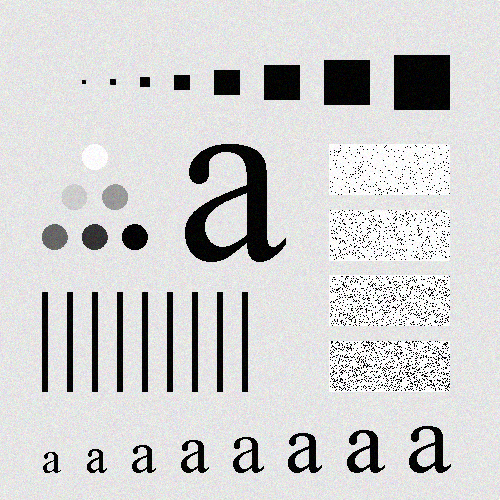
//> input picture Tutorial/Filter_Tutorial_Matlab/Pattern_original_GaussNoise.tif, 500 x 500 px
$ ./Tutorial_Threshold_demo_4_ ../../../Filter_Tutorial_Matlab/Pattern_original_GaussNoise.tif   (built with g++ and OpenCV 4)
//> lines starting //> are read from the running program, lines starting //| are printed output that depends on the picture
/*------------------------------------------------------/
* Image Proccessing with Deep Learning
* OpenCV : Histogram Demo (from OpenCV docs)
* https://docs.opencv.org/3.4/d8/dbc/tutorial_histogram_calculation.html
* Created: 2021-Spring
------------------------------------------------------*/

#include "opencv2/highgui.hpp"
#include "opencv2/imgcodecs.hpp"
#include "opencv2/imgproc.hpp"
#include <iostream>

using namespace std;
using namespace cv;

int main(int argc, char** argv)
{
    //! [Load image]
    CommandLineParser parser(argc, argv, "{@input | C:/Users/sehye/source/repos/Image/testImage/coin.jpg | input image}");
    Mat src = imread(samples::findFile(parser.get<String>("@input")), IMREAD_COLOR);
//> src is the input picture: 500 rows x 500 cols, CV_8UC3; mean B, G, R 207.3, 207.3, 207.3
    if (src.empty())
    {
        return EXIT_FAILURE;
    }
    //! [Load image]

    //! [Separate the image in 3 places ( B, G and R )]
    vector<Mat> bgr_planes;
    split(src, bgr_planes);
    //! [Separate the image in 3 places ( B, G and R )]

    //! [Establish the number of bins]
    int histSize = 256;
    //! [Establish the number of bins]

    //! [Set the ranges ( for B,G,R) )]
    float range[] = { 0, 256 }; //the upper boundary is exclusive
    const float* histRange = { range };
    //! [Set the ranges ( for B,G,R) )]

    //! [Set histogram param]
    bool uniform = true, accumulate = false;
    //! [Set histogram param]

    //! [Compute the histograms]
    Mat b_hist, g_hist, r_hist;
    calcHist(&bgr_planes[0], 1, 0, Mat(), b_hist, 1, &histSize, &histRange, uniform, accumulate);
//> b_hist = 256 values, max 30908 at index 226, min 0 at index 1, mean 976.6
    calcHist(&bgr_planes[1], 1, 0, Mat(), g_hist, 1, &histSize, &histRange, uniform, accumulate);
//> g_hist = 256 values, max 30777 at index 226, min 0 at index 1, mean 976.6
    calcHist(&bgr_planes[2], 1, 0, Mat(), r_hist, 1, &histSize, &histRange, uniform, accumulate);
//> r_hist = 256 values, max 30516 at index 226, min 0 at index 1, mean 976.6
    //! [Compute the histograms]

    //! [Draw the histograms for B, G and R]
    int hist_w = 512, hist_h = 400;
    int bin_w = cvRound((double)hist_w / histSize);

    Mat histImage(hist_h, hist_w, CV_8UC3, Scalar(0, 0, 0));
    //! [Draw the histograms for B, G and R]

    //! [Normalize the result to ( 0, histImage.rows )]
    normalize(b_hist, b_hist, 0, histImage.rows, NORM_MINMAX, -1, Mat());
//> b_hist = 256 values, max 400 at index 226, min 0 at index 1, mean 12.64
    normalize(g_hist, g_hist, 0, histImage.rows, NORM_MINMAX, -1, Mat());
//> g_hist = 256 values, max 400 at index 226, min 0 at index 1, mean 12.69
    normalize(r_hist, r_hist, 0, histImage.rows, NORM_MINMAX, -1, Mat());
//> r_hist = 256 values, max 400 at index 226, min 0 at index 1, mean 12.8
    //! [Normalize the result to ( 0, histImage.rows )]

    //! [Draw for each channel]
    for (int i = 1; i < histSize; i++)
    {
        line(histImage, Point(bin_w * (i - 1), hist_h - cvRound(b_hist.at<float>(i - 1))),
            Point(bin_w * (i), hist_h - cvRound(b_hist.at<float>(i))),
            Scalar(255, 0, 0), 2, 8, 0);
        line(histImage, Point(bin_w * (i - 1), hist_h - cvRound(g_hist.at<float>(i - 1))),
            Point(bin_w * (i), hist_h - cvRound(g_hist.at<float>(i))),
            Scalar(0, 255, 0), 2, 8, 0);
        line(histImage, Point(bin_w * (i - 1), hist_h - cvRound(r_hist.at<float>(i - 1))),
            Point(bin_w * (i), hist_h - cvRound(r_hist.at<float>(i))),
            Scalar(0, 0, 255), 2, 8, 0);
    }
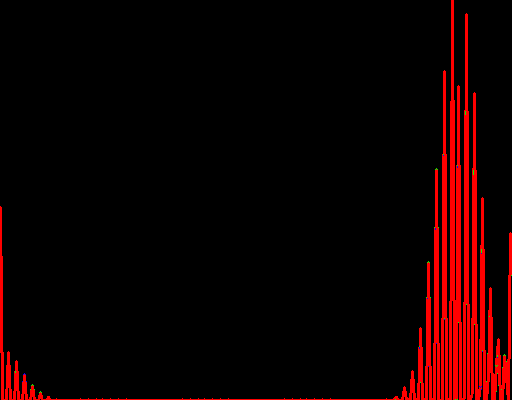
//> histImage: 400 rows x 512 cols, CV_8UC3; mean B, G, R 0, 0.1, 18.1
    //! [Draw for each channel]

    //! [Display]
    imshow("Source image", src);
    imshow("calcHist Demo", histImage);
    waitKey();
    //! [Display]

    return EXIT_SUCCESS;
}
